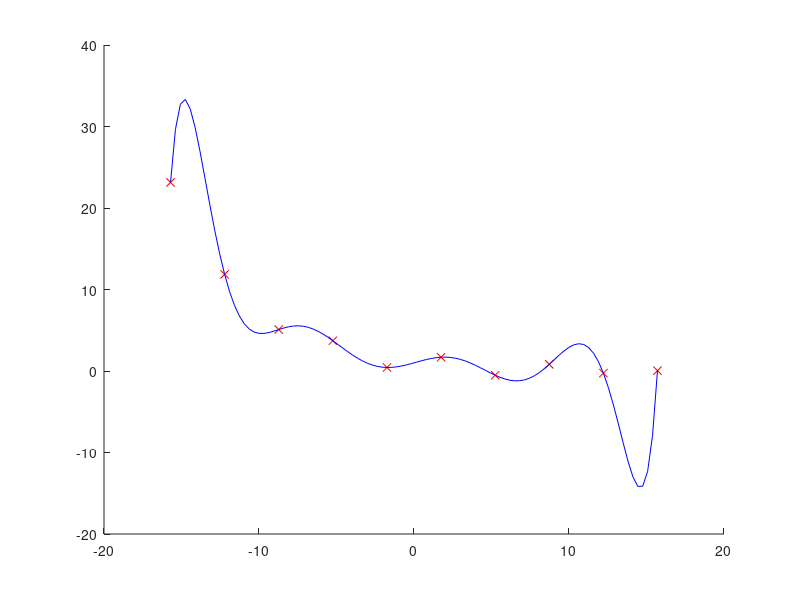

Source code (MATLAB):
clear all;
clc;

% DATI
f = @(x) sin(x) + exp(-0.2*x);
n = 8;
x = linspace(-5*pi, 5*pi, 10);

figure(1)
hold on
plot(x, f(x), "xr");

coeff = polyfit(x, f(x), n+1);
x1 = linspace(-5*pi, 5*pi, 100);
y1 = polyval(coeff, x1);

figure(1)
plot(x1, y1, "-b");